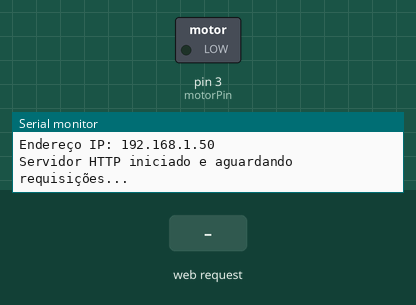
Recording of a sketch running on a simulated Arduino Mega 2560, built for the host (arithmetic inside an expression is 32-bit, double 64-bit). Shown: switched loads named in the sketch (green lamp = pin HIGH), the last lines printed to the serial monitor. Inputs (shaded band) come from the test bench. WiFi joins after 1.5 s; servers stay silent unless stated.

Above: at 4.7 s.
4.8 s: HTTP request GET /comando received
At 5.8 s:
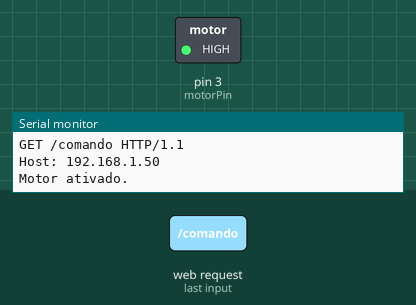
Timing chart, 0 to 8.3 s (numbered marks = the images above; inputs shaded):
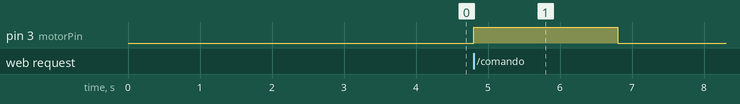

Measured:
- after the input at 4.8 s, pin 3 (motorPin): LOW → HIGH at once, → LOW 2.0 s later

The sketch:

wifi-and-SendIpToServer.ino
```cpp
#include "WiFiEspAT.h"

// Emulate Serial1 on pins 7/6 if not present
#ifndef HAVE_HWSERIAL1
#include "SoftwareSerial.h"
SoftwareSerial Serial1(6, 7);  // RX, TX
#endif

// Informações do Wi-Fi
char ssid[] = "Seixas";      // seu SSID de rede
char pwd[] = "@ianaseixas";  // sua senha de rede

// Cria o servidor na porta 80
WiFiServer serverHTTP(80);

int motorPin = 3;

void setup() {
  Serial.begin(115200);   // Comunicação com o Serial Monitor
  Serial1.begin(115200);  // Comunicação com o ESP-01 (ajustado para 115200)

   pinMode(motorPin, OUTPUT);

  // Aguarda alguns segundos para estabilizar a comunicação com o ESP
  delay(2000);
  Serial.println("Iniciando comunicação com ESP-01");

  // Inicializa o ESP-01 com WiFiEspAT
  WiFi.init(&Serial1);

  // Verifica se o módulo ESP-01 foi detectado
  if (WiFi.status() == WL_NO_SHIELD) {
    Serial.println("ESP-01 não foi detectado. Verifique as conexões e o baud rate.");
    while (true);  // Pausa infinita para diagnóstico
  }

  // Conectando ao Wi-Fi uma vez
  Serial.println("Tentando conectar ao Wi-Fi...");
  if (WiFi.begin(ssid, pwd) == WL_CONNECTED) {
    Serial.println("Conectado com sucesso ao Wi-Fi!");

    IPAddress ip = WiFi.localIP();

    // Tenta obter o IP até que seja válido
    int attempt = 0;
    while (ip[0] == 0 && attempt < 10) {  // Tenta até 10 vezes
      Serial.println("Falha ao obter IP. Tentando novamente...");
      delay(1000);  // Aguarda 1 segundo antes de tentar novamente
      ip = WiFi.localIP();
      attempt++;
    }

    if (ip[0] != 0) {
      Serial.print("Endereço IP: ");
      Serial.println(ip);
    } else {
      Serial.println("Falha ao obter IP após várias tentativas.");
    }
  } else {
    Serial.println("Falha ao conectar. Verifique SSID e senha.");
  }

  // Inicia o servidor HTTP
  serverHTTP.begin();
  Serial.println("Servidor HTTP iniciado e aguardando requisições...");
}

void loop() {
  WiFiClient clientHTTP = serverHTTP.available();
  if (clientHTTP) {
    Serial.println("Cliente conectado.");

    String request = "";
    while (clientHTTP.available()) {
      char c = clientHTTP.read();
      request += c;
    }

    Serial.println("Requisição recebida:");
    Serial.println(request);

    if (request.indexOf("/comando") != -1) {
      Serial.println("Motor ativado.");
      digitalWrite(motorPin, HIGH);  // Liga o motor
      delay(2000);                   // Motor fica ligado por 2 segundos
      digitalWrite(motorPin, LOW);   // Desliga o motor
      Serial.println("Motor desativado.");
    }

    clientHTTP.println("HTTP/1.1 200 OK");
    clientHTTP.println("Content-Type: text/html");
    clientHTTP.println("Connection: close");
    clientHTTP.println();
    clientHTTP.println("<html><body><h1>Comando recebido!</h1></body></html>");
    delay(1);
    clientHTTP.stop();
    Serial.println("Cliente desconectado.");
  }
}
```
